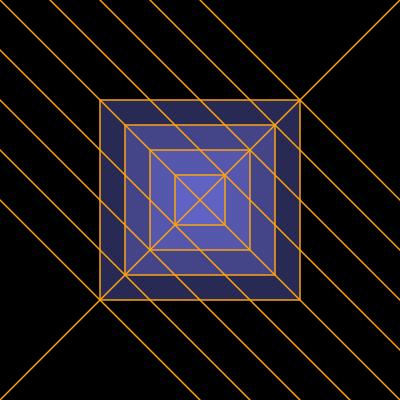
Frame 1 (no input)
Frame 60 (no input): identical to frame 1, image omitted
Frame 120 (the mouse pressed at the canvas centre since frame 60): identical to frame 1, image omitted

The p5.js sketch that drew this single still picture (run headless with seeded random() and noise() and a simulated clock; from frame 60 on, the mouse is pressed at the canvas centre):

// p5.js sketch
// ── sketch.js

// Variablen
const sketchWidth = 400;
const sketchHight = 400;

let bgColor = 'black';
let fColor= 'rgba(118, 120, 237, 0.35)'; //Medium Slate Blue
let sColor = '#FCA311'; //Orange Web

const sWeight = 1.5;

//------------------------------

function preload(){
  // preload assets
}

function setup() {
  createCanvas(sketchWidth, sketchHight);
}

function draw() {
  background(bgColor);
  stroke(sColor);
  strokeWeight(sWeight);
  
  for (let x = 4; x > 0; x -= 1) {
    rectMode (CENTER);
    fill(fColor);
    rect(200, 200, 50 * x, 50 * x);
  }

  for (let x = 0; x <= 400; x += 50) {
    line(-200 + x, 0, 200 + x, 400);
  }

  line(400, 0, 0, 400); 

}
